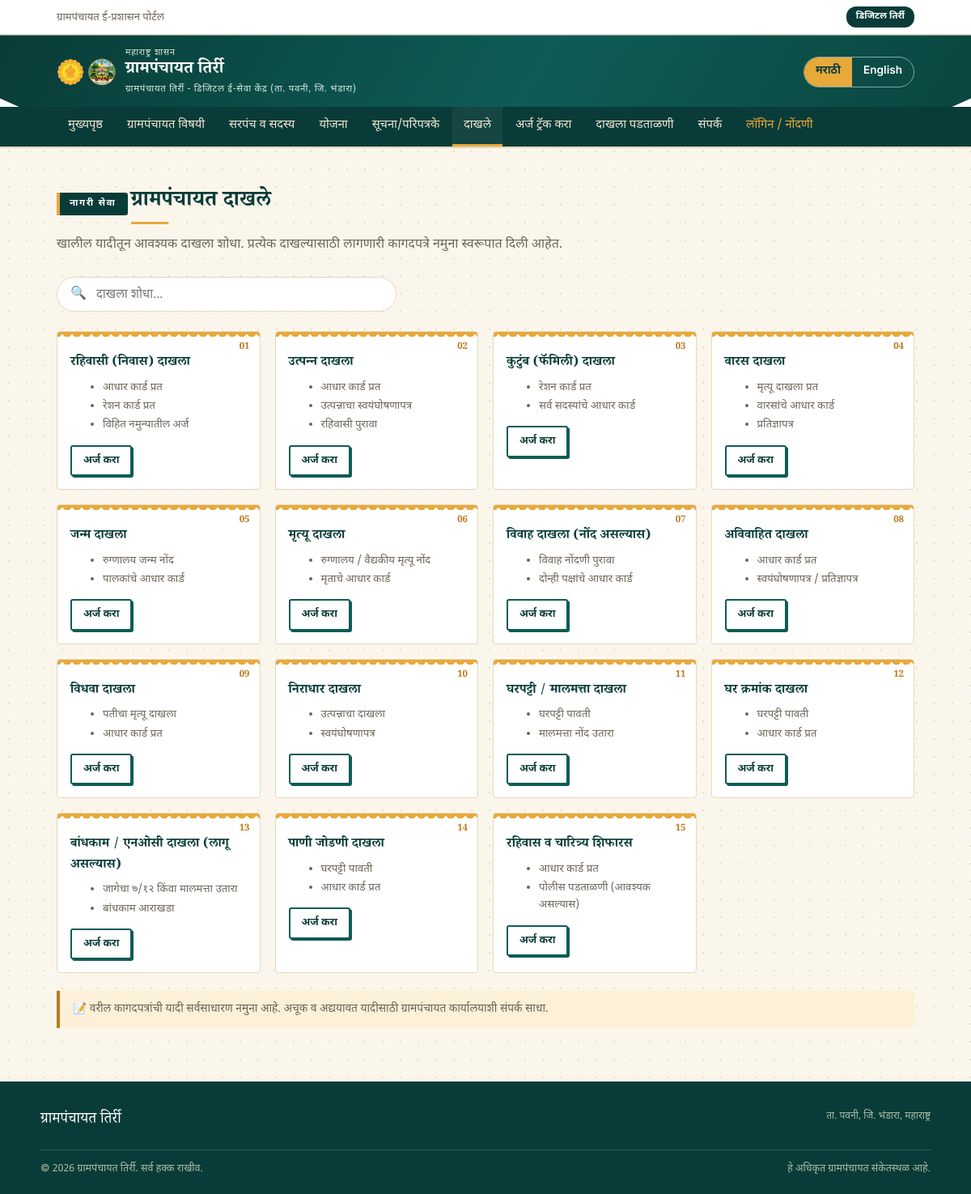
The app's page /dakhle.php with its own data.
### tables this page shows
CREATE TABLE IF NOT EXISTS certificates (
  id          INT AUTO_INCREMENT PRIMARY KEY,
  title_mr    VARCHAR(255) NOT NULL,
  title_en    VARCHAR(255) NOT NULL,
  sort_order  INT NOT NULL DEFAULT 0
);

CREATE TABLE IF NOT EXISTS certificate_docs (
  id              INT AUTO_INCREMENT PRIMARY KEY,
  certificate_id  INT NOT NULL,
  doc_mr          VARCHAR(255) NOT NULL,
  doc_en          VARCHAR(255) NOT NULL,
  sort_order      INT NOT NULL DEFAULT 0,
  FOREIGN KEY (certificate_id) REFERENCES certificates(id) ON DELETE CASCADE
);

### includes/config.php (called while the page is built, shortened)
<?php
$lang = $_SESSION['lang'];
function tr($mr, $en) {
    global $lang;
    return $lang === 'en' ? $en : $mr;
}

### dakhle.php (the view, shortened to what this page needs)
<?php
require_once __DIR__ . '/includes/config.php';
require_once __DIR__ . '/includes/db.php';
require_once __DIR__ . '/includes/header.php';
if ($pdo) {
    try {
        $certRows = $pdo->query("SELECT id, title_mr, title_en FROM certificates ORDER BY sort_order ASC")->fetchAll();
        if ($certRows) {
            $docStmt = $pdo->prepare("SELECT doc_mr, doc_en FROM certificate_docs WHERE certificate_id = ? ORDER BY sort_order ASC");
            $dbCertificates = [];
            foreach ($certRows as $row) {
                $docStmt->execute([$row['id']]);
                $docs = [];
                foreach ($docStmt->fetchAll() as $d) {
                    $docs[] = [$d['doc_mr'], $d['doc_en']];
                }
                $dbCertificates[] = [
                    'id'       => $row['id'],
                    'title_mr' => $row['title_mr'],
                    'title_en' => $row['title_en'],
                    'docs'     => $docs,
                ];
            }
            $certificates = $dbCertificates;
        }
    } catch (PDOException $e) {
    }
}
?>
<section id="dakhle">
  <div class="section-head">
    <span class="eyebrow"><?php echo tr('नागरी सेवा', 'Citizen Services'); ?></span>
    <h2><?php echo tr('ग्रामपंचायत दाखले', 'Gram Panchayat Certificates'); ?></h2>
    <p><?php echo tr(
      'खालील यादीतून आवश्यक दाखला शोधा. प्रत्येक दाखल्यासाठी लागणारी कागदपत्रे नमुना स्वरूपात दिली आहेत.',
      'Search for the certificate you need below. Required documents shown are indicative — please confirm at the office.'
    ); ?></p>
  </div>
  <div class="search-box">
    <span>🔍</span>
    <input id="certSearch" type="text" placeholder="<?php echo tr('दाखला शोधा...', 'Search certificate...'); ?>" oninput="filterCerts()">
  </div>
  <div class="grid" id="certGrid">
    <?php foreach ($certificates as $i => $c): ?>
    <div class="cert-card">
      <span class="num"><?php echo str_pad($i + 1, 2, '0', STR_PAD_LEFT); ?></span>
      <h3><?php echo tr($c['title_mr'], $c['title_en']); ?></h3>
      <ul class="req">
        <?php foreach ($c['docs'] as $d): ?>
          <li><?php echo tr($d[0], $d[1]); ?></li>
        <?php endforeach; ?>
      </ul>
      <?php $cid = $c['id'] ?? ($i + 1); ?>
      <a href="<?php echo isset($_SESSION['user_id']) ? 'apply.php?cert_id=' . $cid : 'login.php'; ?>" class="btn" style="margin-top:12px;font-size:.8rem;padding:7px 14px;">
        <?php echo tr('अर्ज करा', 'Apply Now'); ?>
      </a>
    </div>
    <?php endforeach; ?>
  </div>
  <div class="note-box" style="margin-top:22px;">
    <?php echo tr(
      '📝 वरील कागदपत्रांची यादी सर्वसाधारण नमुना आहे. अचूक व अद्ययावत यादीसाठी ग्रामपंचायत कार्यालयाशी संपर्क साधा.',
      '📝 The document lists above are a general guide. Please confirm the exact, up-to-date requirements at the Gram Panchayat office.'
    ); ?>
  </div>
</section>
<?php require_once __DIR__ . '/includes/footer.php'; ?>

### includes/header.php (shortened to what this page needs)
<?php
$currentPage = basename($_SERVER['PHP_SELF']);
?>
<!DOCTYPE html>
<html lang="<?php echo $lang; ?>">
<head>
<link rel="stylesheet" href="assets/style.css">
</head>
<body class="lang-<?php echo $lang; ?>">
<?php if (isset($_SESSION['user_id'])): ?>
<div class="user-strip">
  <div class="user-strip-inner">
    <span>👤 <?php echo tr('नागरिक', 'Citizen'); ?>: <b><?php echo htmlspecialchars($_SESSION['user_name']); ?></b></span>
    <a href="logout.php" class="logout-pill"><?php echo tr('लॉगआउट', 'Logout'); ?></a>
  </div>
</div>
<?php else: ?>
<div class="util-strip">
  <div class="util-strip-inner">
    <span><?php echo tr('ग्रामपंचायत ई-प्रशासन पोर्टल', 'Gram Panchayat e-Governance Portal'); ?></span>
    <span class="util-badge"><?php echo tr('डिजिटल तिर्री', 'Digital Tirri'); ?></span>
  </div>
</div>
<?php endif; ?>
<header class="gp-header">
  <div class="header-band">
    <div class="header-inner">
      <div class="brand">
        <div class="brand-logos">
          <img src="assets/mh-gp.png" alt="Maharashtra Shasan" class="logo-seal">
          <img src="assets/gp-logo.png" alt="Gram Panchayat Tirri" class="logo-main">
        </div>
        <div class="brand-text">
          <div class="brand-govt"><?php echo tr('महाराष्ट्र शासन', 'Government of Maharashtra'); ?></div>
          <div class="brand-mr"><?php echo SITE_NAME_MR; ?></div>
          <div class="brand-en"><?php echo tr('ग्रामपंचायत तिर्री - डिजिटल ई-सेवा केंद्र (ता. पवनी, जि. भंडारा)', 'Gram Panchayat Tirri - Digital e-Seva Center (Tal. Pawani, Dist. Bhandara)'); ?></div>
        </div>
      </div>
      <div class="lang-toggle" role="group" aria-label="Language selector">
        <a href="?lang=mr" class="<?php echo $lang === 'mr' ? 'active' : ''; ?>">मराठी</a>
        <a href="?lang=en" class="<?php echo $lang === 'en' ? 'active' : ''; ?>">English</a>
      </div>
    </div>
  </div>
  <?php include __DIR__ . '/nav.php'; ?>
</header>

### includes/nav.php
<?php
$navItems = [
    'index.php'    => ['मुख्यपृष्ठ', 'Home'],
    'about.php'    => ['ग्रामपंचायत विषयी', 'About'],
    'members.php'  => ['सरपंच व सदस्य', 'Sarpanch & Members'],
    'yojana.php'   => ['योजना', 'Schemes'],
    'notices.php'  => ['सूचना/परिपत्रके', 'Notices'],
    'dakhle.php'   => ['दाखले', 'Certificates'],
    'track.php'    => ['अर्ज ट्रॅक करा', 'Track Application'],
    'verify.php'   => ['दाखला पडताळणी', 'Verify Certificate'],
    'contact.php'  => ['संपर्क', 'Contact'],
];
?>
<nav>
  <div class="nav-inner">
    <?php foreach ($navItems as $file => $labels): ?>
      <a href="<?php echo $file; ?>" class="<?php echo ($currentPage === $file) ? 'active' : ''; ?>">
        <?php echo tr($labels[0], $labels[1]); ?>
      </a>
    <?php endforeach; ?>
    <?php if (!isset($_SESSION['user_id'])): ?>
      <a href="login.php" class="<?php echo ($currentPage === 'login.php') ? 'active' : ''; ?>" style="color:var(--gold);">
        <?php echo tr('लॉगिन / नोंदणी', 'Login / Register'); ?>
      </a>
    <?php else: ?>
      <a href="dashboard.php" class="<?php echo ($currentPage === 'dashboard.php') ? 'active' : ''; ?>" style="color:var(--gold);">
        📋 <?php echo tr('माझे अर्ज', 'My Applications'); ?>
      </a>
    <?php endif; ?>
  </div>
</nav>

### includes/footer.php
<footer>
  <div class="footer-inner">
    <div class="footer-top">
      <div class="fb"><?php echo tr(SITE_NAME_MR, SITE_NAME_EN); ?></div>
      <div class="skip-note"><?php echo tr('ता. पवनी, जि. भंडारा, महाराष्ट्र', 'Tal. Pawani, Dist. Bhandara, Maharashtra'); ?></div>
    </div>
    <div class="footer-bottom">
      <span><?php echo tr('© ' . date('Y') . ' ग्रामपंचायत तिर्री. सर्व हक्क राखीव.', '© ' . date('Y') . ' Gram Panchayat Tirri. All rights reserved.'); ?></span>
      <span><?php echo tr('हे अधिकृत ग्रामपंचायत संकेतस्थळ आहे.', 'This is the official Gram Panchayat website.'); ?></span>
    </div>
  </div>
</footer>
</body>
</html>

### records on screen
certificates: i "01", title_mr "रहिवासी (निवास) दाखला"
certificate_docs: doc_mr "आधार कार्ड प्रत"
certificate_docs: doc_mr "रेशन कार्ड प्रत"
certificate_docs: doc_mr "विहित नमुन्यातील अर्ज"
certificates: i "02", title_mr "उत्पन्न दाखला"
certificate_docs: doc_mr "उत्पन्नाचा स्वयंघोषणापत्र"
certificate_docs: doc_mr "रहिवासी पुरावा"
certificates: i "03", title_mr "कुटुंब (फॅमिली) दाखला"
certificate_docs: doc_mr "सर्व सदस्यांचे आधार कार्ड"
certificates: i "04", title_mr "वारस दाखला"
certificate_docs: doc_mr "मृत्यू दाखला प्रत"
certificate_docs: doc_mr "वारसांचे आधार कार्ड"
certificate_docs: doc_mr "प्रतिज्ञापत्र"
certificates: i "05", title_mr "जन्म दाखला"
certificate_docs: doc_mr "रुग्णालय जन्म नोंद"
certificate_docs: doc_mr "पालकांचे आधार कार्ड"
certificates: i "06", title_mr "मृत्यू दाखला"
certificate_docs: doc_mr "रुग्णालय / वैद्यकीय मृत्यू नोंद"
certificate_docs: doc_mr "मृताचे आधार कार्ड"
certificates: i "07", title_mr "विवाह दाखला (नोंद असल्यास)"
certificate_docs: doc_mr "विवाह नोंदणी पुरावा"
certificate_docs: doc_mr "दोन्ही पक्षांचे आधार कार्ड"
certificates: i "08", title_mr "अविवाहित दाखला"
certificate_docs: doc_mr "स्वयंघोषणापत्र / प्रतिज्ञापत्र"
certificates: i "09", title_mr "विधवा दाखला"
certificate_docs: doc_mr "पतीचा मृत्यू दाखला"
certificates: i "10", title_mr "निराधार दाखला"
certificate_docs: doc_mr "उत्पन्नाचा दाखला"
certificate_docs: doc_mr "स्वयंघोषणापत्र"
certificates: i "11", title_mr "घरपट्टी / मालमत्ता दाखला"
certificate_docs: doc_mr "घरपट्टी पावती"
certificate_docs: doc_mr "मालमत्ता नोंद उतारा"
certificates: i "12", title_mr "घर क्रमांक दाखला"
certificates: i "13", title_mr "बांधकाम / एनओसी दाखला (लागू असल्यास)"
certificate_docs: doc_mr "जागेचा ७/१२ किंवा मालमत्ता उतारा"
certificate_docs: doc_mr "बांधकाम आराखडा"
certificates: i "14", title_mr "पाणी जोडणी दाखला"
certificates: i "15", title_mr "रहिवास व चारित्र्य शिफारस"
certificate_docs: doc_mr "पोलीस पडताळणी (आवश्यक असल्यास)"

### other values on screen
tr('डिजिटल तिर्री', 'Digital Tirri') "डिजिटल तिर्री"
tr('महाराष्ट्र शासन', 'Government of Maharashtra') "महाराष्ट्र शासन"
SITE_NAME_MR "ग्रामपंचायत तिर्री"
tr($labels[0], $labels[1]) "मुख्यपृष्ठ"
tr($labels[0], $labels[1]) "ग्रामपंचायत विषयी"
tr($labels[0], $labels[1]) "सरपंच व सदस्य"
tr($labels[0], $labels[1]) "योजना"
tr($labels[0], $labels[1]) "सूचना/परिपत्रके"
tr($labels[0], $labels[1]) "दाखले"
tr($labels[0], $labels[1]) "अर्ज ट्रॅक करा"
tr($labels[0], $labels[1]) "दाखला पडताळणी"
tr($labels[0], $labels[1]) "संपर्क"
tr('लॉगिन / नोंदणी', 'Login / Register') "लॉगिन / नोंदणी"
tr('नागरी सेवा', 'Citizen Services') "नागरी सेवा"
tr('ग्रामपंचायत दाखले', 'Gram Panchayat Certificates') "ग्रामपंचायत दाखले"
